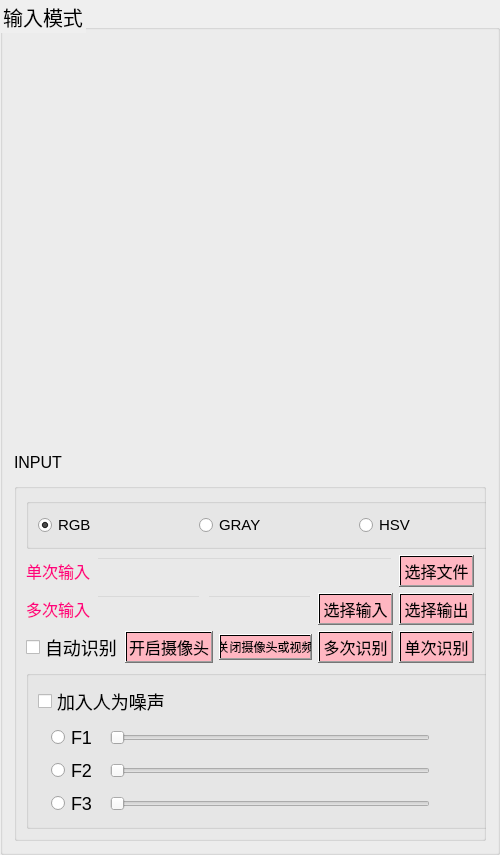
         <widget class="QGroupBox" name="groupBox_6">
          <property name="minimumSize">
           <size>
            <width>500</width>
            <height>0</height>
           </size>
          </property>
          <property name="maximumSize">
           <size>
            <width>500</width>
            <height>16777215</height>
           </size>
          </property>
          <property name="styleSheet">
           <string notr="true">font-Size:20px;</string>
          </property>
          <property name="title">
           <string>输入模式</string>
          </property>
          <layout class="QVBoxLayout" name="verticalLayout_7">
           <item>
            <widget class="QLabel" name="img">
             <property name="minimumSize">
              <size>
               <width>500</width>
               <height>400</height>
              </size>
             </property>
             <property name="maximumSize">
              <size>
               <width>500</width>
               <height>400</height>
              </size>
             </property>
             <property name="styleSheet">
              <string>background-color:transparent;
font-size:16px;
</string>
             </property>
             <property name="text">
              <string/>
             </property>
            </widget>
           </item>
           <item>
            <widget class="QLabel" name="label">
             <property name="minimumSize">
              <size>
               <width>0</width>
               <height>30</height>
              </size>
             </property>
             <property name="maximumSize">
              <size>
               <width>16777215</width>
               <height>30</height>
              </size>
             </property>
             <property name="styleSheet">
              <string notr="true">background-color:transparent;
font-size:16px;
</string>
             </property>
             <property name="text">
              <string>INPUT</string>
             </property>
            </widget>
           </item>
           <item>
            <widget class="QGroupBox" name="groupya">
             <property name="title">
              <string/>
             </property>
             <layout class="QVBoxLayout" name="verticalLayout_5">
              <item>
               <widget class="QGroupBox" name="groupBox_5">
                <property name="minimumSize">
                 <size>
                  <width>500</width>
                  <height>0</height>
                 </size>
                </property>
                <property name="maximumSize">
                 <size>
                  <width>500</width>
                  <height>16777215</height>
                 </size>
                </property>
                <property name="styleSheet">
                 <string notr="true">font-Size:18px;</string>
                </property>
                <property name="title">
                 <string/>
                </property>
                <layout class="QHBoxLayout" name="horizontalLayout_30">
                 <item>
                  <widget class="QRadioButton" name="rgb">
                   <property name="styleSheet">
                    <string notr="true">font-Size:15px;</string>
                   </property>
                   <property name="text">
                    <string>RGB</string>
                   </property>
                   <property name="checked">
                    <bool>true</bool>
                   </property>
                  </widget>
                 </item>
                 <item>
                  <widget class="QRadioButton" name="gray">
                   <property name="styleSheet">
                    <string notr="true">font-Size:15px;</string>
                   </property>
                   <property name="text">
                    <string>GRAY</string>
                   </property>
                  </widget>
                 </item>
                 <item>
                  <widget class="QRadioButton" name="hsv">
                   <property name="styleSheet">
                    <string notr="true">font-Size:15px;</string>
                   </property>
                   <property name="text">
                    <string>HSV</string>
                   </property>
                  </widget>
                 </item>
                </layout>
               </widget>
              </item>
              <item>
               <layout class="QHBoxLayout" name="horizontalLayout_4">
                <item>
                 <widget class="QLabel" name="label_4">
                  <property name="styleSheet">
                   <string notr="true">font-Size:16px;
color: rgb(255, 0, 127);
</string>
                  </property>
                  <property name="text">
                   <string>单次输入</string>
                  </property>
                 </widget>
                </item>
                <item>
                 <widget class="QLineEdit" name="lineEdit">
                  <property name="styleSheet">
                   <string>background-color:transparent;
font-size:16px;
</string>
                  </property>
                 </widget>
                </item>
                <item>
                 <widget class="QPushButton" name="FBti">
                  <property name="styleSheet">
                   <string notr="true">background:qlineargradient(spread:pad,x1:0,y1:0,x2:1,y2:1,stop:0 #FFb6c1,stop:1#FFb6c1);
font-Size:16px;</string>
                  </property>
                  <property name="text">
                   <string>选择文件</string>
                  </property>
                 </widget>
                </item>
               </layout>
              </item>
              <item>
               <layout class="QHBoxLayout" name="horizontalLayout_10">
                <item>
                 <widget class="QLabel" name="label_10">
                  <property name="styleSheet">
                   <string notr="true">font-Size:16px;
color: rgb(255, 0, 127);
</string>
                  </property>
                  <property name="text">
                   <string>多次输入</string>
                  </property>
                 </widget>
                </item>
                <item>
                 <widget class="QLineEdit" name="lineEdit1">
                  <property name="styleSheet">
                   <string>background-color:transparent;
font-size:16px;
</string>
                  </property>
                 </widget>
                </item>
                <item>
                 <widget class="QLineEdit" name="lineEdit2">
                  <property name="styleSheet">
                   <string>background-color:transparent;
font-size:16px;
</string>
                  </property>
                 </widget>
                </item>
                <item>
                 <widget class="QPushButton" name="FBtsi">
                  <property name="styleSheet">
                   <string notr="true">background:qlineargradient(spread:pad,x1:0,y1:0,x2:1,y2:1,stop:0 #FFb6c1,stop:1#FFb6c1);
font-Size:16px;</string>
                  </property>
                  <property name="text">
                   <string>选择输入</string>
                  </property>
                 </widget>
                </item>
                <item>
                 <widget class="QPushButton" name="FBtso">
                  <property name="styleSheet">
                   <string notr="true">background:qlineargradient(spread:pad,x1:0,y1:0,x2:1,y2:1,stop:0 #FFb6c1,stop:1#FFb6c1);
font-Size:16px;</string>
                  </property>
                  <property name="text">
                   <string>选择输出</string>
                  </property>
                 </widget>
                </item>
               </layout>
              </item>
              <item>
               <layout class="QHBoxLayout" name="horizontalLayout_31">
                <item>
                 <widget class="QCheckBox" name="zd">
                  <property name="styleSheet">
                   <string notr="true">font-Size:18px;</string>
                  </property>
                  <property name="text">
                   <string>自动识别</string>
                  </property>
                 </widget>
                </item>
                <item>
                 <widget class="QPushButton" name="btcam">
                  <property name="styleSheet">
                   <string notr="true">background:qlineargradient(spread:pad,x1:0,y1:0,x2:1,y2:1,stop:0 #FFb6c1,stop:1#FFb6c1);
font-Size:16px;</string>
                  </property>
                  <property name="text">
                   <string>开启摄像头</string>
                  </property>
                  <property name="default">
                   <bool>false</bool>
                  </property>
                  <property name="flat">
                   <bool>false</bool>
                  </property>
                 </widget>
                </item>
                <item>
                 <widget class="QPushButton" name="btcamclose">
                  <property name="styleSheet">
                   <string notr="true">background:qlineargradient(spread:pad,x1:0,y1:0,x2:1,y2:1,stop:0 #FFb6c1,stop:1#FFb6c1);
font-Size:12px;</string>
                  </property>
                  <property name="text">
                   <string>关闭摄像头或视频</string>
                  </property>
                  <property name="default">
                   <bool>false</bool>
                  </property>
                  <property name="flat">
                   <bool>false</bool>
                  </property>
                 </widget>
                </item>
                <item>
                 <widget class="QPushButton" name="bts">
                  <property name="styleSheet">
                   <string notr="true">background:qlineargradient(spread:pad,x1:0,y1:0,x2:1,y2:1,stop:0 #FFb6c1,stop:1#FFb6c1);
font-Size:16px;</string>
                  </property>
                  <property name="text">
                   <string>多次识别</string>
                  </property>
                  <property name="default">
                   <bool>false</bool>
                  </property>
                  <property name="flat">
                   <bool>false</bool>
                  </property>
                 </widget>
                </item>
                <item>
                 <widget class="QPushButton" name="bt">
                  <property name="styleSheet">
                   <string notr="true">background:qlineargradient(spread:pad,x1:0,y1:0,x2:1,y2:1,stop:0 #FFb6c1,stop:1#FFb6c1);
font-Size:16px;</string>
                  </property>
                  <property name="text">
                   <string>单次识别</string>
                  </property>
                  <property name="default">
                   <bool>false</bool>
                  </property>
                  <property name="flat">
                   <bool>false</bool>
                  </property>
                 </widget>
                </item>
               </layout>
              </item>
              <item>
               <widget class="QGroupBox" name="groupBox_7">
                <property name="minimumSize">
                 <size>
                  <width>500</width>
                  <height>0</height>
                 </size>
                </property>
                <property name="maximumSize">
                 <size>
                  <width>400</width>
                  <height>16777215</height>
                 </size>
                </property>
                <property name="styleSheet">
                 <string notr="true">font-Size:18px;</string>
                </property>
                <property name="title">
                 <string/>
                </property>
                <layout class="QVBoxLayout" name="verticalLayout_9">
                 <item>
                  <widget class="QCheckBox" name="affect">
                   <property name="styleSheet">
                    <string notr="true">font-Size:18px;</string>
                   </property>
                   <property name="text">
                    <string>加入人为噪声</string>
                   </property>
                   <property name="checked">
                    <bool>false</bool>
                   </property>
                  </widget>
                 </item>
                 <item>
                  <layout class="QHBoxLayout" name="horizontalLayout">
                   <item>
                    <widget class="QRadioButton" name="af1">
                     <property name="minimumSize">
                      <size>
                       <width>40</width>
                       <height>0</height>
                      </size>
                     </property>
                     <property name="maximumSize">
                      <size>
                       <width>40</width>
                       <height>16777215</height>
                      </size>
                     </property>
                     <property name="text">
                      <string>F1</string>
                     </property>
                     <property name="checkable">
                      <bool>true</bool>
                     </property>
                     <property name="checked">
                      <bool>false</bool>
                     </property>
                    </widget>
                   </item>
                   <item>
                    <widget class="QSlider" name="fa">
                     <property name="minimumSize">
                      <size>
                       <width>320</width>
                       <height>0</height>
                      </size>
                     </property>
                     <property name="maximumSize">
                      <size>
                       <width>320</width>
                       <height>16777215</height>
                      </size>
                     </property>
                     <property name="orientation">
                      <enum>Qt::Horizontal</enum>
                     </property>
                    </widget>
                   </item>
                   <item>
                    <widget class="QLabel" name="f1">
                     <property name="minimumSize">
                      <size>
                       <width>50</width>
                       <height>0</height>
                      </size>
                     </property>
                     <property name="maximumSize">
                      <size>
                       <width>50</width>
                       <height>16777215</height>
                      </size>
                     </property>
                     <property name="text">
                      <string/>
                     </property>
                    </widget>
                   </item>
                  </layout>
                 </item>
                 <item>
                  <layout class="QHBoxLayout" name="horizontalLayout_2">
                   <item>
                    <widget class="QRadioButton" name="af2">
                     <property name="minimumSize">
                      <size>
                       <width>40</width>
                       <height>0</height>
                      </size>
                     </property>
                     <property name="maximumSize">
                      <size>
                       <width>40</width>
                       <height>16777215</height>
                      </size>
                     </property>
                     <property name="text">
                      <string>F2</string>
                     </property>
                     <property name="checkable">
                      <bool>true</bool>
                     </property>
                    </widget>
                   </item>
                   <item>
                    <widget class="QSlider" name="fb">
                     <property name="minimumSize">
                      <size>
                       <width>320</width>
                       <height>0</height>
                      </size>
                     </property>
                     <property name="maximumSize">
                      <size>
                       <width>320</width>
                       <height>16777215</height>
                      </size>
                     </property>
                     <property name="orientation">
                      <enum>Qt::Horizontal</enum>
                     </property>
                    </widget>
                   </item>
                   <item>
                    <widget class="QLabel" name="f2">
                     <property name="minimumSize">
                      <size>
                       <width>50</width>
                       <height>0</height>
                      </size>
                     </property>
                     <property name="maximumSize">
                      <size>
                       <width>50</width>
                       <height>16777215</height>
                      </size>
                     </property>
                     <property name="text">
                      <string/>
                     </property>
                    </widget>
                   </item>
                  </layout>
                 </item>
                 <item>
                  <layout class="QHBoxLayout" name="horizontalLayout_18">
                   <item>
                    <widget class="QRadioButton" name="af3">
                     <property name="minimumSize">
                      <size>
                       <width>40</width>
                       <height>0</height>
                      </size>
                     </property>
                     <property name="maximumSize">
                      <size>
                       <width>40</width>
                       <height>16777215</height>
                      </size>
                     </property>
                     <property name="text">
                      <string>F3</string>
                     </property>
                     <property name="checkable">
                      <bool>true</bool>
                     </property>
                    </widget>
                   </item>
                   <item>
                    <widget class="QSlider" name="fc">
                     <property name="minimumSize">
                      <size>
                       <width>320</width>
                       <height>0</height>
                      </size>
                     </property>
                     <property name="maximumSize">
                      <size>
                       <width>320</width>
                       <height>16777215</height>
                      </size>
                     </property>
                     <property name="orientation">
                      <enum>Qt::Horizontal</enum>
                     </property>
                    </widget>
                   </item>
                   <item>
                    <widget class="QLabel" name="f3">
                     <property name="minimumSize">
                      <size>
                       <width>50</width>
                       <height>0</height>
                      </size>
                     </property>
                     <property name="maximumSize">
                      <size>
                       <width>50</width>
                       <height>16777215</height>
                      </size>
                     </property>
                     <property name="text">
                      <string/>
                     </property>
                    </widget>
                   </item>
                  </layout>
                 </item>
                </layout>
               </widget>
              </item>
             </layout>
            </widget>
           </item>
          </layout>
         </widget>
